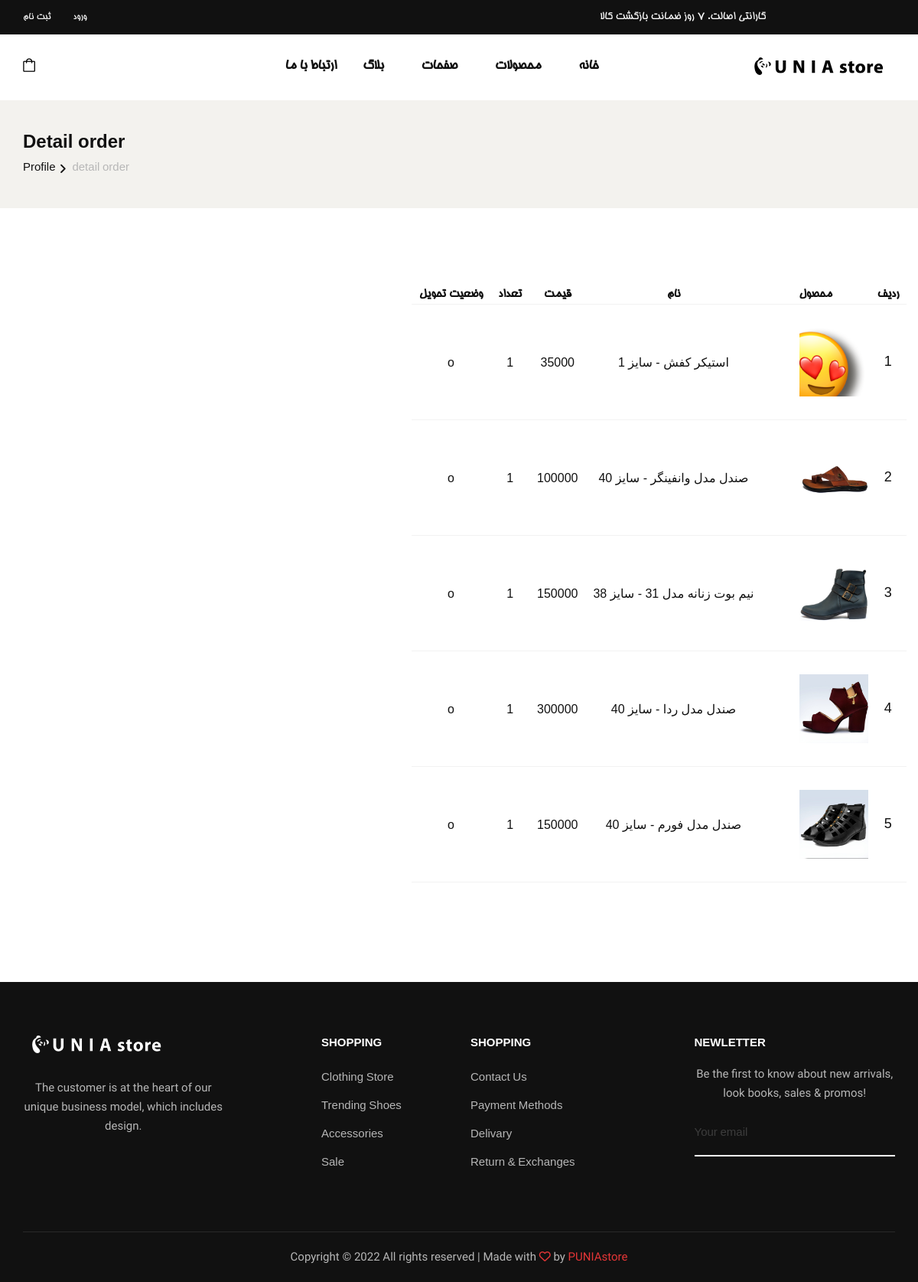
/detailorder/9, run on an earlier commit of the app's database.
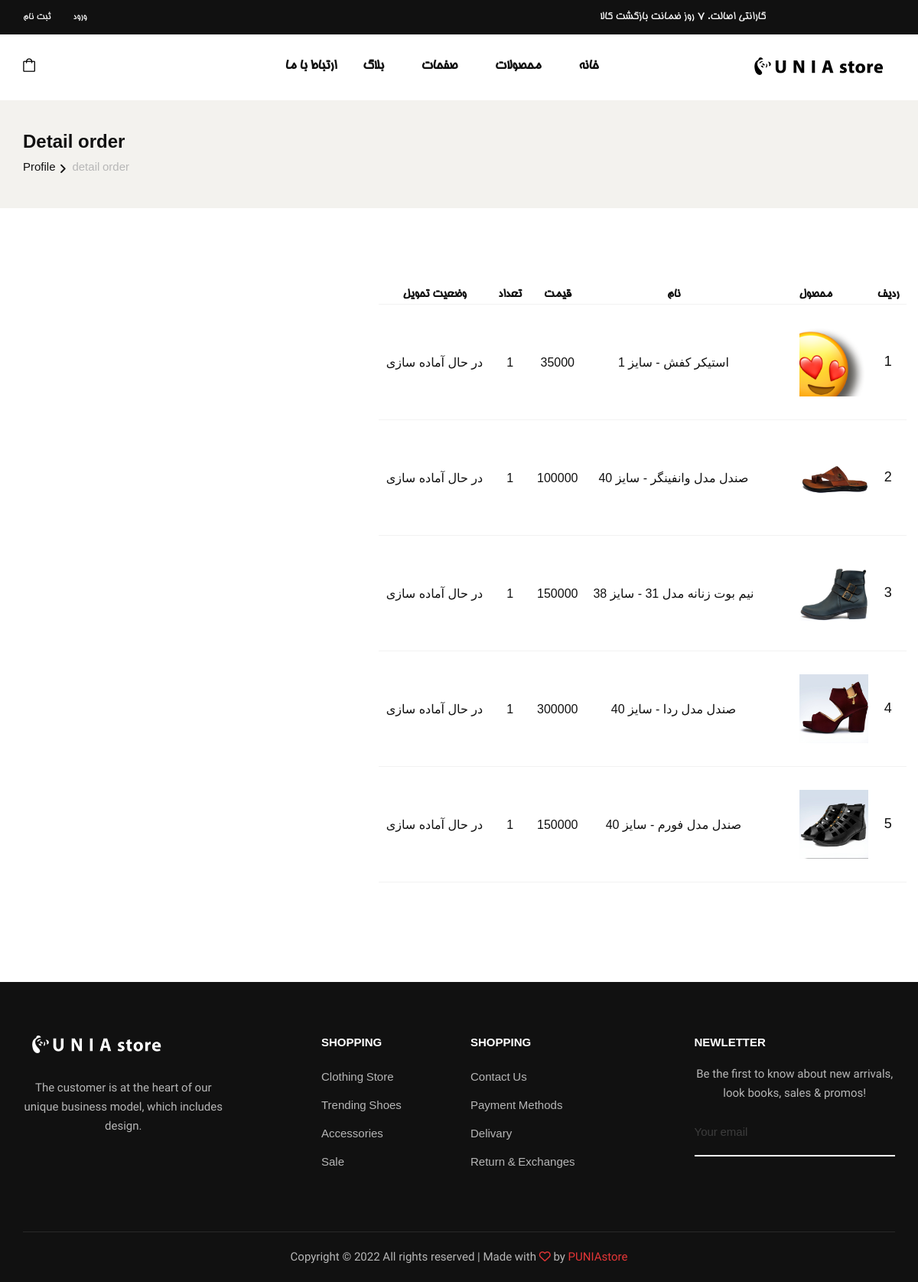
And on a later commit of the database.
### shop/models.py (models this page shows, shortened)
class OrderItem(models.Model):
    order = models.ForeignKey(Order, on_delete=models.CASCADE)
    variantProduct = models.ForeignKey(
        VariantProduct, null=True, on_delete=models.CASCADE)
    price = models.IntegerField(null=True, blank=True)
    quantity = models.IntegerField(null=True,blank=True,default=1)
    status = models.IntegerField(choices=orderItemChoices, default=1)

class VariantProduct(models.Model):
    product = models.ForeignKey(Product, on_delete=models.CASCADE)
    quantity = models.IntegerField(default=0)
    dkpc = models.CharField(unique=True, max_length=12, null=True, blank=True)
    size = models.IntegerField()
    mainPrice = models.IntegerField()
    discountPrice = models.IntegerField(null=True, blank=True)
    def __str__(self):
        return f'{self.product} - سایز {self.size}'

class Product(models.Model):
    name = models.CharField(max_length=50)
    desciption = models.TextField(max_length=300, null=True, blank=True)
    category = models.ManyToManyField(Category)
    dkp = models.CharField(unique=True, max_length=12, null=True, blank=True)
    createDate = models.DateField(null=True)
    averageRating = models.FloatField(null=True, blank=True , default=0.0)
    ratingCount = models.IntegerField(null=True, blank=True , default=0)
    cover = models.ImageField(
        upload_to='images/', default=None, blank=True, null=True)
    def __str__(self):
        return self.name

### shop/views.py (the view)
# urls.py: path('detailorder/<int:orderId>', views.detailorder, name='detailorder'),
def detailorder(request,orderId):
    if request.method == 'POST':
        try:
            print('\033[91m' + "print:  " + str(request.POST) + '\033[0m')
        except:
            pass
    else:
        orderItems=OrderItem.objects.filter(order=orderId)
        context={'orderItems':orderItems}
    return render(request,'shop/detailorder.html',context)

### shop/templates/shop/detailorder.html
{% extends 'base.html' %}
{% load humanize %}
{%load mathfilters %}
{% block content %}
<section class="breadcrumb-option">
    <div class="container">
        <div class="row">
            <div class="col-lg-12">
                <div class="breadcrumb__text">
                    <h4>Detail order</h4>
                    <div class="breadcrumb__links">
                        <a href="#">Profile</a>
                        <span>detail order</span>
                    </div>
                </div>
            </div>
        </div>
    </div>
</section>
<section class="shopping-cart spad" style="direction:rtl;text-align: right;">
    <div class="container">
        <div class="row">
            <div class="shopping__cart__table">
                <table>
                    <thead>
                        <tr style="text-align: center;">
                            <th style="padding-left: 10px;padding-right: 10px;padding-bottom: 0px;">ردیف</th>
                            <th style="padding-left: 10px;padding-right: 10px;padding-bottom: 0px;">محصول</th>
                            <th style="padding-left: 10px;padding-right: 10px;padding-bottom: 0px;">نام</th>
                            <th style="padding-left: 10px;padding-right: 10px;padding-bottom: 0px;">قیمت</th>
                            <th style="padding-left: 10px;padding-right: 10px;padding-bottom: 0px;">تعداد</th>
                            <th style="padding-left: 10px;padding-right: 10px;padding-bottom: 0px;">وضعیت تحویل</th>
                        </tr>
                    </thead>
                    <tbody>
                        {%for item in orderItems%}
                        <tr style="text-align: center;">
                                <td class="product__cart__item__text" style="padding-left: 10px;padding-right: 10px;">
                                    <h5>{{forloop.counter}}</h5>
                                </td>
                                <td calss="product__cart__item" style="padding-left: 50px;" >
                                    <div class="product__cart__item__pic" style="  height: 90px;width: 90px;">
                                        <img src={{item.variantProduct.product.cover.url}} alt="">
                                    </div>
                                </td>
                                <td class="product__cart__item__text" style="padding-left: 10px;padding-right: 10px;">
                                    <h6>{{item.variantProduct}}</h6>
                                </td>
                                <td class="product__cart__item__text" style="padding-left: 10px;padding-right: 10px;">
                                    <h6>{{item.price}}</h6>
                                </td>
                                <td class="product__cart__item__text" style="padding-left: 10px;padding-right: 10px;">
                                    <h6 >{{item.quantity}}</h6>
                                </td>
                                <td class="product__cart__item__text" style="padding-left: 10px;padding-right: 10px;">
                                    <h6>{{item.get_status_display}}</h6>
                                </td>
                        </tr>
                        {%endfor%}
                    </tbody>
                </table>
            </div>
        </div>
    </div>
</section>
{%endblock%}

What changed in the data, as far as the page shows it:
changed OrderItem "استیکر کفش - سایز 1": status "o" → "در حال آماده سازی"
changed OrderItem "صندل مدل وانفینگر - سایز 40": status "o" → "در حال آماده سازی"
changed OrderItem "نیم بوت زنانه مدل 31 - سایز 38": status "o" → "در حال آماده سازی"
changed OrderItem "صندل مدل ردا - سایز 40": status "o" → "در حال آماده سازی"
changed OrderItem "صندل مدل فورم - سایز 40": status "o" → "در حال آماده سازی"
